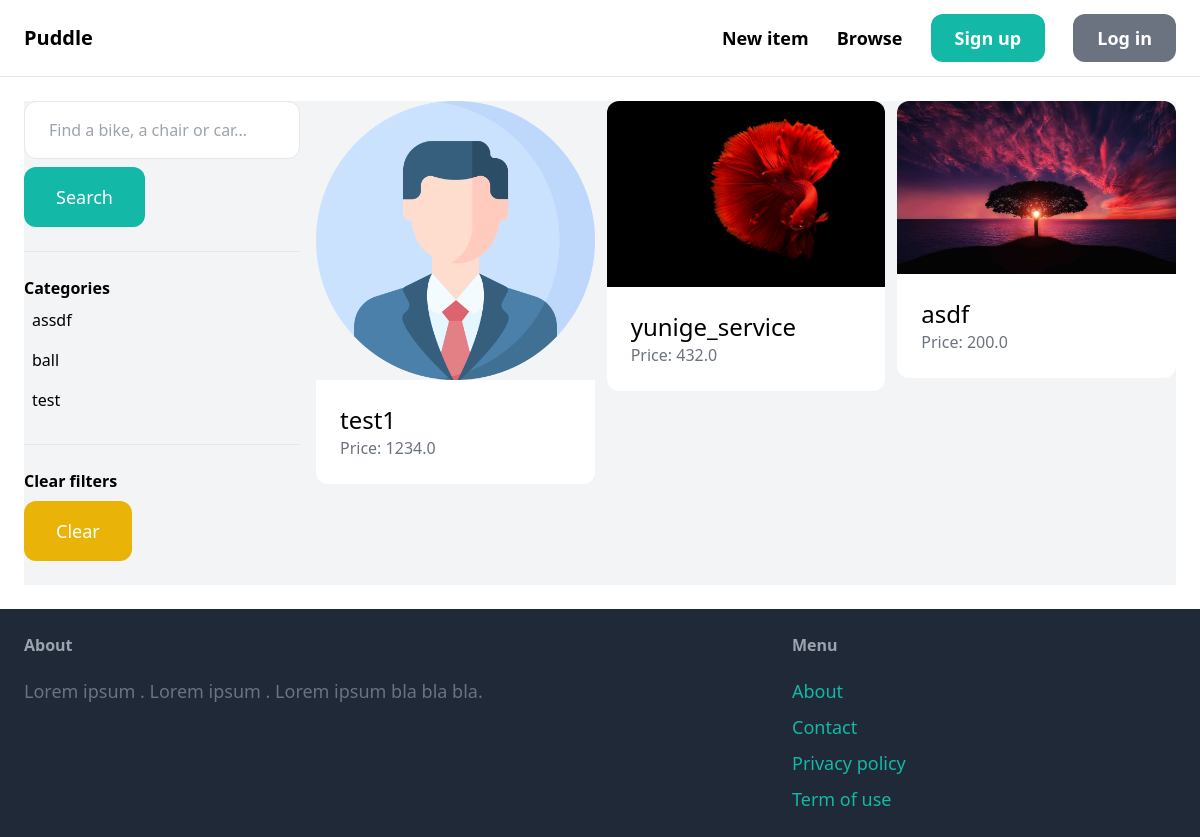
The app's page /items/ with its own data.
### item/models.py (models this page shows, shortened)
class Category(models.Model):
    name = models.CharField(max_length=255)
    class Meta:
        ordering = ('name',)
        verbose_name_plural = 'Categories'

class Item(models.Model):
    category = models.ForeignKey(Category, related_name='items', on_delete=models.CASCADE)
    name = models.CharField(max_length=255)
    description = models.TextField(blank=True, null=True)
    price = models.FloatField()
    image = models.ImageField(upload_to='item_images', blank=True, null=True)
    is_sold = models.BooleanField(default=False)
    created_by = models.ForeignKey(User, related_name='items', on_delete=models.CASCADE)
    created_at = models.DateTimeField(auto_now_add=True)

### item/views.py (the view)
# urls.py: path('', views.items, name='items'),
def items(request):
    query = request.GET.get('query', '')
    category_id = request.GET.get('category', 0)
    categories = Category.objects.all()
    items = Item.objects.filter(is_sold=False)
    if category_id:
        items = items.filter(category_id=category_id)
    if query:
        items = items.filter(Q(name__icontains=query) | Q(description__icontains=query))
    return render(request, 'item/items.html', {
        'items': items,
        'query': query,
        'categories': categories,
        'category_id': int(category_id)
    })

### item/templates/item/items.html (shortened to what this page needs)
{% extends 'core/base.html' %}
{% block content %}
<div class="pb-6 grid grid-cols-4 gap-4 bg-gray-100">
    <div class="col-span-1">
        <form method="get" action="{% url 'item:items' %}">
            <input name="query" class="w-full py-4 px-6 border rounded-xl" type="text" value="{{ query }}" placeholder="Find a bike, a chair or car...">
            <button class="mt-2 py-4 px-8 text-lg bg-teal-500 text-white rounded-xl">Search</button>
        </form>
        <hr class="my-6">
        <p class="font-semibold">Categories</p>
        <ul>
            {% for category in categories %}
            <li class="py-2 px-2 rounded-xl{% if category.id == category_id %} bg-gray-200{% endif %}">
                <a href="{% url 'item:items' %}?query={{ query }}&category={{ category.id }}">{{ category.name }}</a>
            </li>
            {% endfor %}
        </ul>
        <hr class="my-6">
            <p class="font-semibold">Clear filters</p>
        <ul>
            <li><a href="{% url 'item:items' %}" class="mt-2 py-4 px-8 inline-block bg-yellow-500 text-lg rounded-xl text-white">Clear</a>
            </li>
        </ul>
    </div>
    <div class="col-span-3">
        <div class="grid grid-cols-3 gap-3">
            {% for item in items %}
                <div>
                    <a href="{% url 'item:detail' item.id %}">
                        <div>
                            <img src="{{ item.image.url }}" class="rounded-t-xl">
                        </div>
                        <div class="p-6 bg-white rounded-b-xl">
                            <h2 class="text-2xl">{{ item.name }}</h2>
                            <p class="text-gray-500">Price: {{ item.price }}</p>
                        </div>
                    </a>
                </div>
            {% endfor %}
        </div>
    </div>
</div>
{% endblock %}

### records on screen
Category: name "assdf"
Category: name "ball"
Category: name "test"
Item: image (picture), name "test1", price "1234.0"
Item: image (picture), name "yunige_service", price "432.0"
Item: image (picture), name "asdf", price "200.0"
